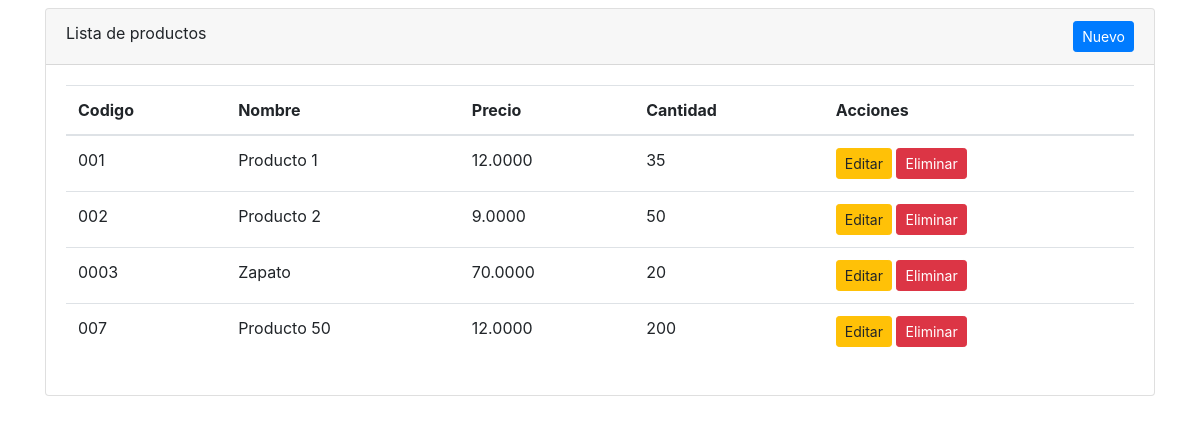
The page / on the database its author committed.
### tables this page shows
CREATE TABLE `producto` (
  `id` int(11) NOT NULL AUTO_INCREMENT,
  `codigo` varchar(20) DEFAULT NULL,
  `nombre` varchar(45) NOT NULL,
  `precio` decimal(12,4) NOT NULL,
  `cantidad` int(11) DEFAULT '0',
  PRIMARY KEY (`id`)
);

### application/controllers/Producto.php (called while the page is built, shortened)
<?php
class Producto extends CI_Controller {
    public function __construct(){
        $this->load->model('producto_model');
    }
    public function index()
    {
        $data = array();
        $data['lista'] = $this->producto_model->listar();
    	$this->load->view('producto_lista',$data);
    }
}

### index.php (called while the page is built, shortened)
<?php
require_once BASEPATH.'core/CodeIgniter.php';

### application/models/Producto_model.php (called while the page is built, shortened)
<?php
class Producto_model extends CI_Model {
    public function listar(){
        $query = $this->db->get('producto');
        return $query->result_array();
    }
}

### application/views/producto_lista.php (the view, shortened to what this page needs)
<!DOCTYPE HTML>
<html>
<head>
    <link rel="stylesheet" href="https://cdnjs.cloudflare.com/ajax/libs/twitter-bootstrap/4.2.1/css/bootstrap.min.css" />
</head>
<body class="pt-2">
<section>
    <div class="container">
        <div class="card">
            <div class="card-header">Lista de productos<a href="<?php echo base_url('producto/nuevo'); ?>" class="btn btn-primary btn-sm float-right">Nuevo</a></div>
            <div class="card-body">
                <div class="">
                    <table class="table">
                        <thead>
                        <tr>
                            <th>Codigo</th>
                            <th>Nombre</th>
                            <th>Precio</th>
                            <th>Cantidad</th>
                            <th>Acciones</th>
                        </tr>
                        <tbody>
                        <?php
                            foreach($lista as $index=>$producto){
                        ?>
                            <tr>
                                <td><?php echo $producto['codigo']; ?></td>
                                <td><?php echo $producto['nombre']; ?></td>
                                <td><?php echo $producto['precio']; ?></td>
                                <td><?php echo $producto['cantidad']; ?></td>
                                <td>
                                <a href="<?php echo base_url('producto/editar/'.$producto['id']); ?>" class="btn btn-warning btn-sm">Editar</a>
                                <a href="<?php echo base_url('producto/eliminar/'.$producto['id']); ?>" class="btn btn-danger btn-sm">Eliminar</a>
                                </td>
                            </tr>
                        <?php
                            }
                        ?>
                        </tbody>
                    </table>
                </div>
            </div>
        </div>
    </div>
</section>
</body>
</html>

### rows shown on the page
producto: codigo "001", nombre "Producto 1", precio "12.0000", cantidad "35"
producto: codigo "002", nombre "Producto 2", precio "9.0000", cantidad "50"
producto: codigo "0003", nombre "Zapato", precio "70.0000", cantidad "20"
producto: codigo "007", nombre "Producto 50", precio "12.0000", cantidad "200"
